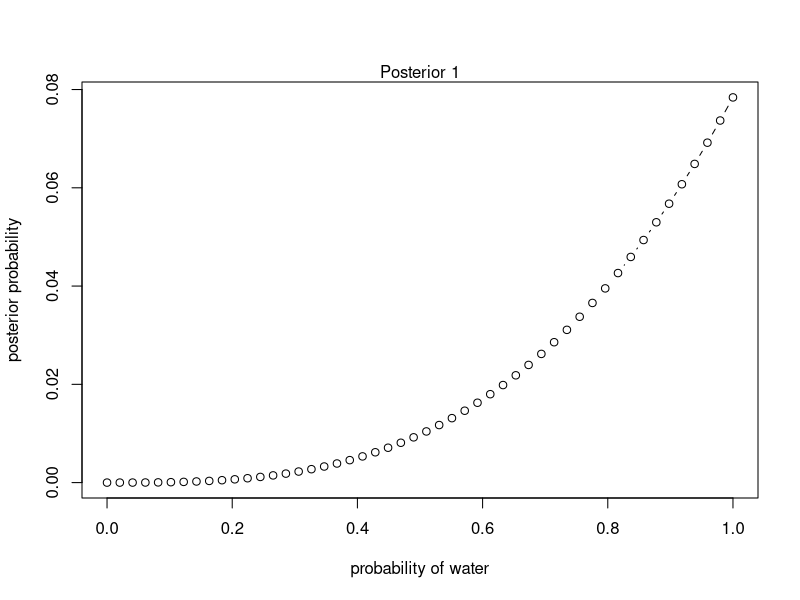
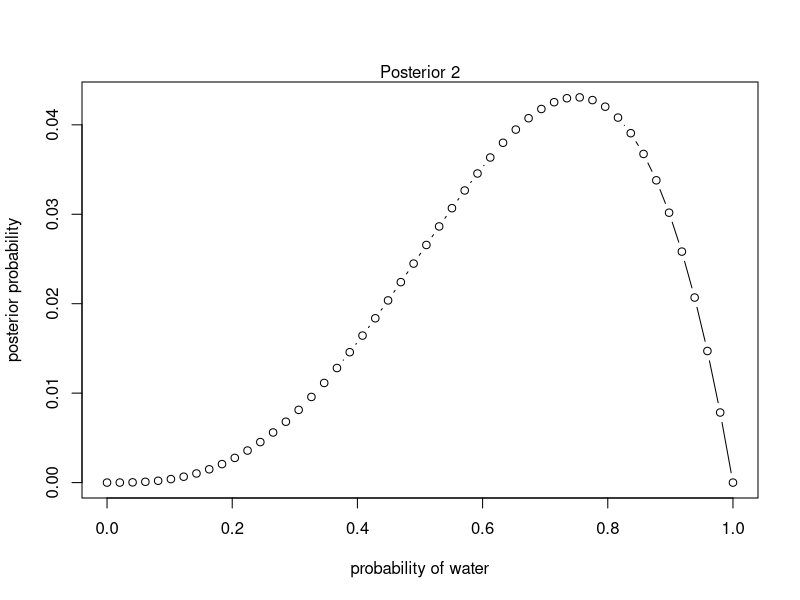
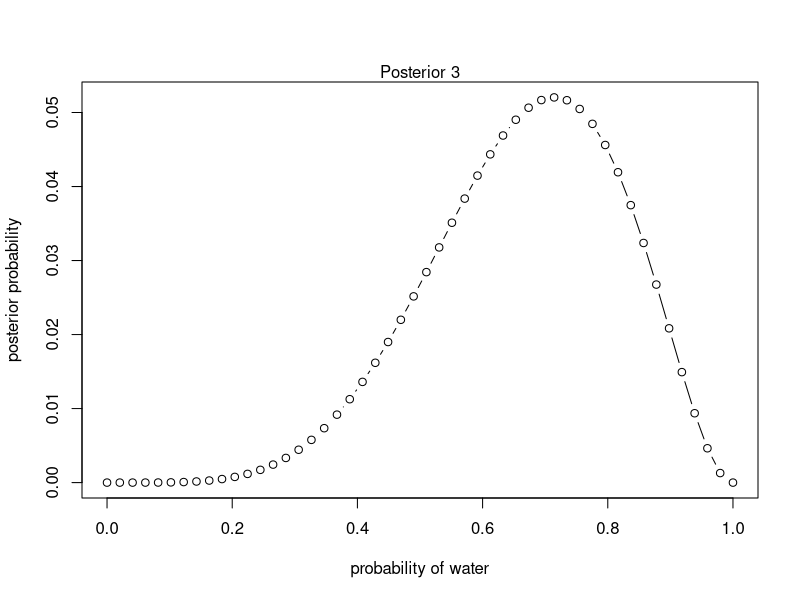
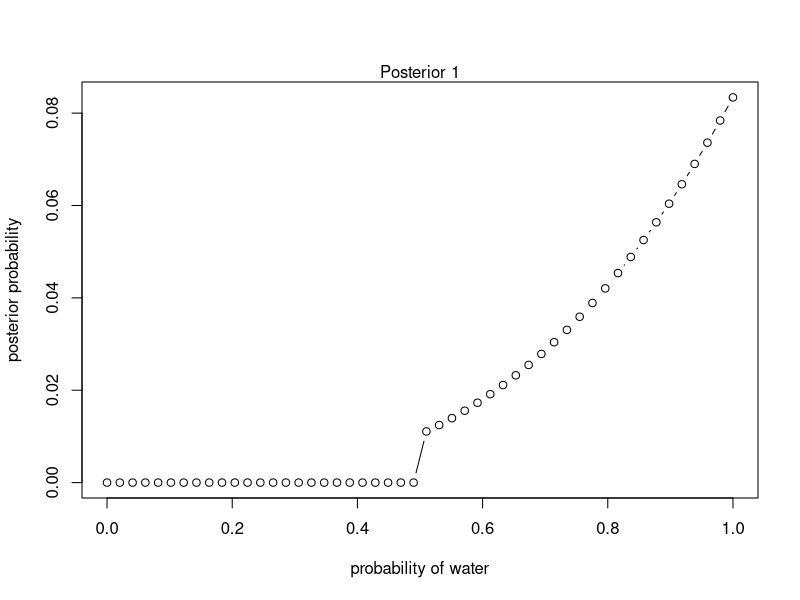
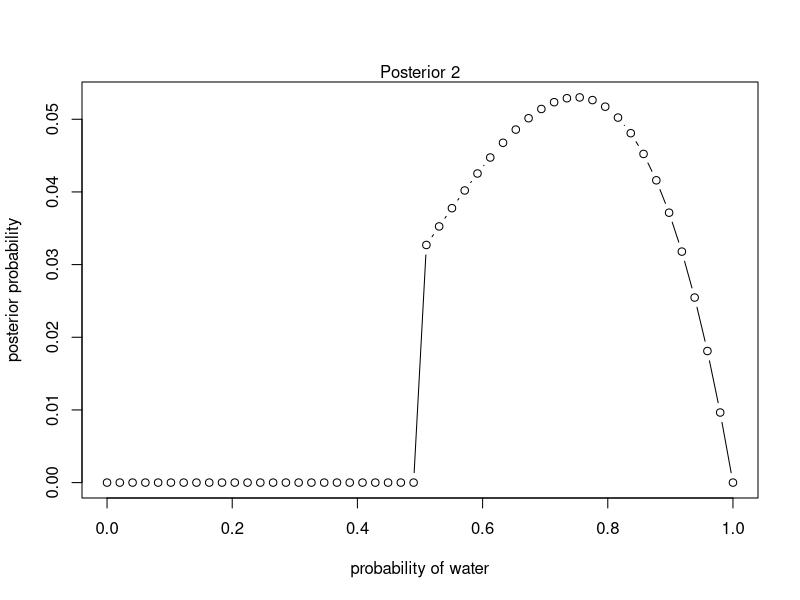
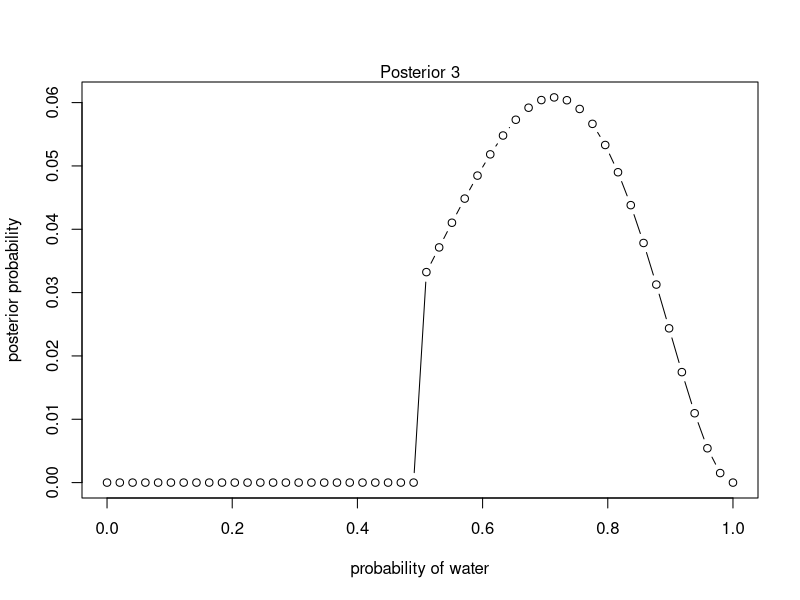

Reproduce these figures in R, in order.
## ---- chunk 1
n_grid <- 50
data1 <- list(W = 3, L = 0)
data2 <- list(W = 3, L = 1)
data3 <- list(W = 5, L = 2)

p_grid <- seq(0, 1, length.out = n_grid)

prior <- rep(1, n_grid)

posterior1_unstd <- dbinom(data1$W, data1$W + data1$L, p_grid) * prior
posterior1 <- posterior1_unstd / sum(posterior1_unstd)

plot(p_grid, posterior1, type = "b",
     xlab = "probability of water", ylab="posterior probability")
mtext("Posterior 1")

posterior2_unstd <- dbinom(data2$W, data2$W + data2$L, p_grid) * prior
posterior2 <- posterior2_unstd / sum(posterior2_unstd)

plot(p_grid, posterior2, type = "b",
     xlab = "probability of water", ylab="posterior probability")
mtext("Posterior 2")

posterior3_unstd <- dbinom(data3$W, data3$W + data3$L, p_grid) * prior
posterior3 <- posterior3_unstd / sum(posterior3_unstd)

plot(p_grid, posterior3, type = "b",
     xlab = "probability of water", ylab="posterior probability")
mtext("Posterior 3")
## ---- chunk 2
n_grid <- 50
data1 <- list(W = 3, L = 0)
data2 <- list(W = 3, L = 1)
data3 <- list(W = 5, L = 2)

p_grid <- seq(0, 1, length.out = n_grid)

prior_constr <- ifelse(p_grid < 0.5 , 0, 1)

posterior1_unstd <- dbinom(data1$W, data1$W + data1$L, p_grid) * prior_constr
posterior1 <- posterior1_unstd / sum(posterior1_unstd)

plot(p_grid, posterior1, type = "b",
     xlab = "probability of water", ylab="posterior probability")
mtext("Posterior 1")

posterior2_unstd <- dbinom(data2$W, data2$W + data2$L, p_grid) * prior_constr
posterior2 <- posterior2_unstd / sum(posterior2_unstd)

plot(p_grid, posterior2, type = "b",
     xlab = "probability of water", ylab="posterior probability")
mtext("Posterior 2")

posterior3_unstd <- dbinom(data3$W, data3$W + data3$L, p_grid) * prior_constr
posterior3 <- posterior3_unstd / sum(posterior3_unstd)

plot(p_grid, posterior3, type = "b",
     xlab = "probability of water", ylab="posterior probability")
mtext("Posterior 3")
